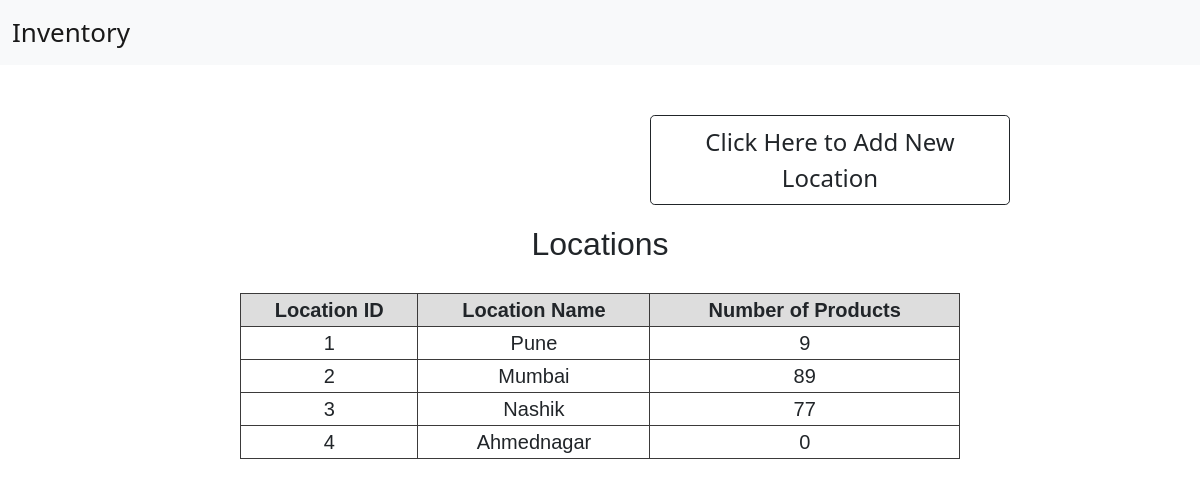
Page /view_locations/ on the committed database.
### Home/models.py (models this page shows)
class Location(models.Model):
    location_id = models.CharField(max_length=100, primary_key=True)
    location_name = models.CharField(max_length=100)
    product_balance = models.IntegerField(default=0)
    class Meta:
        managed = True
        db_table = 'Location'

### Home/views.py (the view)
# urls.py: path('view_locations/',views.Location_view,name='view_locations'),
def Location_view(request):
    qs=list(Location.objects.values())
    print(qs)
    final=[]
    for i in qs:
        x=list(i.values())
        final.append(x)
    print(final)
    return render(request,'html/locations.html',{'qs':final})

### Home/templates/html/locations.html (shortened to what this page needs)
<!DOCTYPE html>
{% load static %}
<head>
<link href="https://cdn.jsdelivr.net/npm/bootstrap@5.0.1/dist/css/bootstrap.min.css" rel="stylesheet">
</head>
<body>
  <nav class="navbar navbar-expand-lg navbar-light bg-light">
    <div class="container-fluid">
      <a class="navbar-brand" href="{% url 'index' %}" style="font-size: 26px;">Inventory</a>
      </div>
  </nav>
  <div class="templatemo-content-wrapper">
    <div class="templatemo-content">
      <a href="{% url 'add_location' %}" class="btn btn-outline-dark btn-lg" style="margin-top: 50px; margin-left: 650px; width: 30%; font-size: 24px;" > Click Here to Add New Location </a>
        <h2 style="font-family: 'Lucida Sans', 'Lucida Sans Regular', 'Lucida Grande', 'Lucida Sans Unicode', Geneva, Verdana, sans-serif; text-align: center; margin-top: 20px; margin-bottom: 30px;">Locations</h2>
      <table class="center">
          <tr>
              <th bgcolor="#dddddd">
                Location ID
              </th>
              <th bgcolor="#dddddd">
                Location Name
              </th >
              <th bgcolor="#dddddd">
                Number of Products
              </th>
          </tr>
          {% for i in qs %}
          <tr>
            {% for j in i %}
            <td>{{j}}</td>
            {% endfor %}
          </tr>
          {% endfor %}
      </table>
    </div>
  </div>
</body>
</html>

### Home/templates/html/locations.html (style rules this page uses)
table { font-family:'Lucida Sans', 'Lucida Sans Regular', 'Lucida Grande', 'Lucida Sans Unicode', Geneva, Verdana, sans-serif; border-collapse: collapse; width: 60%; font-size: 20px; }
.center { margin-left: auto; margin-right: auto; }
td, th { border: 1px solid #3b3a3a; text-align: center; }

### rows in the picture
Location: i "Pune"
Location: i "Mumbai"
Location: i "Nashik"
Location: i "Ahmednagar"

### other values in the picture
{{ j }} "1" "9" "2" "89" "3" "77" "4" "0"
